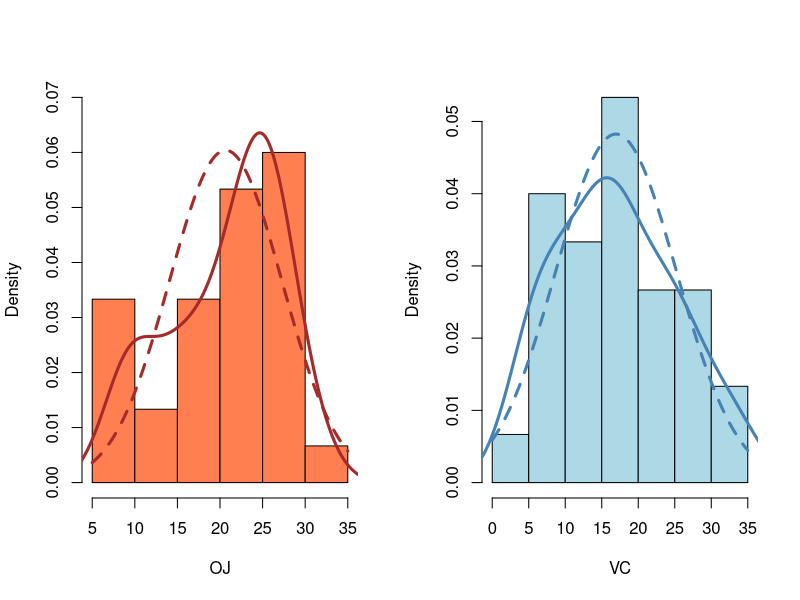
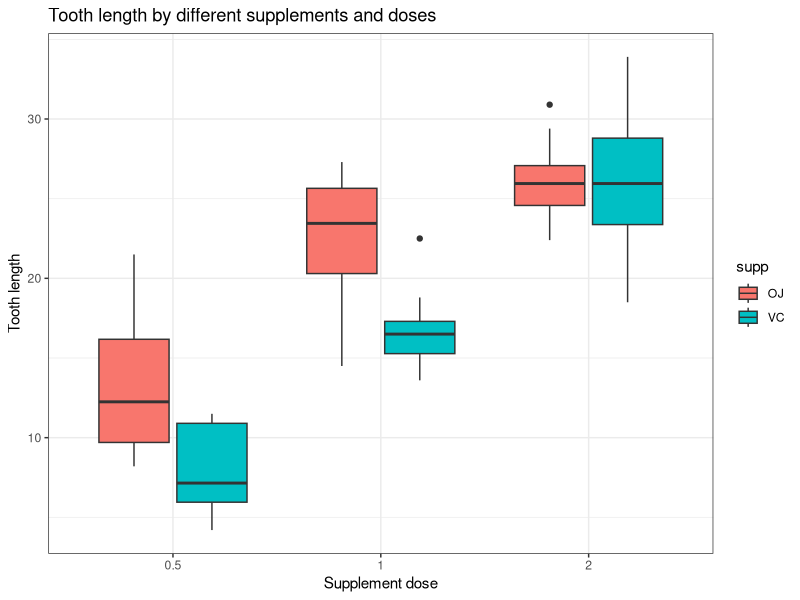

These charts were generated, in order, by the following R code: (Note: this script raises an error after producing the figures.)
## ---- chunk 1
# load necessary packages and data
library("datasets")
tgdata<-ToothGrowth

options(digits=5)
# structure of data
str(tgdata)
## ---- chunk 2
library("dplyr")
group_by(tgdata, supp,dose) %>%
        summarize(min=min(len), median=median(len), max=max(len), mean=mean(len), sd=sd(len))
## ---- chunk 3
len_oj<-tgdata[tgdata$supp=="OJ", "len"]
len_vc<-tgdata[tgdata$supp=="VC", "len"]
par(mfrow=c(1,2))
hist(len_oj, prob=T, ylim=c(0, 0.07), col="coral", main="", xlab="OJ")
curve(dnorm(x, mean=mean(len_oj), sd=sd(len_oj)), add=T, lty=2, lwd=3, col="brown")
lines(density(len_oj), col="brown", lwd=3)
hist(len_vc,prob=T, col="lightblue", main="", xlab="VC")
curve(dnorm(x, mean=mean(len_vc), sd=sd(len_vc)), add=T, lty=2, lwd=3, col="steelblue")
lines(density(len_vc), col="steelblue", lwd=3)
## ---- chunk 4
library("ggplot2")
ggplot(tgdata, aes(x=as.factor(dose), y=len))+
        geom_boxplot(aes(fill=supp))+
        labs(title="Tooth length by different supplements and doses",
             x="Supplement dose",
             y="Tooth length")+
        theme_bw()
## ---- chunk 5
# len by supp
t0<-with(tgdata, t.test(len~supp, paired=F, var.equal=F))
CI.L.0<-t0$conf.int[1]
CI.U.0<-t0$conf.int[2]
p0<-t0$p.value

t.supp<-data.frame()
dl<-unique(tgdata$dose) #dose.list
for(i in dl) {
        t.i<-t.test(len~supp, paired=F, var.equal=F, data=filter(tgdata, dose==i) )
        CI.L.i<-t.i$conf.int[1]
        CI.U.i<-t.i$conf.int[2]
        p.i<-t.i$p.value
        result.i<-cbind(CI.L.i, CI.U.i, p.i)
        t.supp<-rbind(t.supp, result.i)
}
names(t.supp)<-c("CI.L", "CL.U", "p.value")

# len by dose for each supp
tg.a<-filter(tgdata, dose==c(dl[1], dl[2]))
tg.b<-filter(tgdata, dose==c(dl[1], dl[3]))
tg.c<-filter(tgdata, dose==c(dl[2], dl[3]))

# len by dose for supp "VC"
vc.a<-t.test(len~dose, paired=F, var.equal=F, data=filter(tg.a, supp=="VC") )
vc.b<-t.test(len~dose, paired=F, var.equal=F, data=filter(tg.b, supp=="VC") )
vc.c<-t.test(len~dose, paired=F, var.equal=F, data=filter(tg.c, supp=="VC") )
results.vc<-as.data.frame(rbind(vc.a, vc.b, vc.c))
CI.vc<-rbind(vc.a$conf.int, vc.b$conf.int, vc.c$conf.int)
p.value.vc<-results.vc[,"p.value"]
t.vc<-cbind(CI.vc, p.value.vc)
rownames(t.vc)<-c("0.5~1.0", "0.5~2.0", "1.0~2.0")
colnames(t.vc)<-c("CI.L", "CL.U", "p.value")

# len by dose for supp "OJ"
oj.a<-t.test(len~dose, paired=F, var.equal=F, data=filter(tg.a, supp=="OJ") )
oj.b<-t.test(len~dose, paired=F, var.equal=F, data=filter(tg.b, supp=="OJ") )
oj.c<-t.test(len~dose, paired=F, var.equal=F, data=filter(tg.c, supp=="OJ") )
results.oj<-as.data.frame(rbind(oj.a, oj.b, oj.c))
CI.oj<-rbind(oj.a$conf.int, oj.b$conf.int, oj.c$conf.int)
p.value.oj<-results.oj[,"p.value"]
t.oj<-cbind(CI.oj, p.value.oj)
rownames(t.oj)<-c("0.5~1.0", "0.5~2.0", "1.0~2.0")
colnames(t.oj)<-c("CI.L", "CL.U", "p.value")

# output for hypothesis test
# this funcion put out a sentence judging if the data is significantly different.
a<-0.05
output.test<-function(p.data){
        if(p.data<=a){
                paste("there is significant difference")
        }
                else{
                        paste("there is no significant difference")
                }
}
## ---- chunk 6
t.supp
## ---- chunk 7
t.vc
## ---- chunk 8
t.oj
